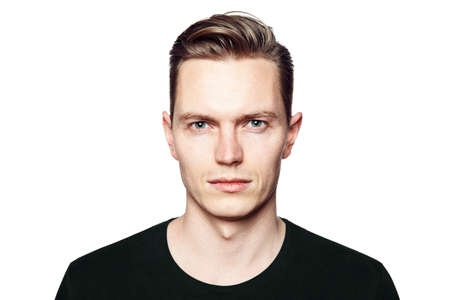
#> input picture test-color.jpg, 450 x 300 px, given in place of the camera
$ python 2.readWebCam.py
#> lines starting #> are read from the running program, lines starting #| are printed output that depends on the picture
#> in main, frame is the input picture: shape (300, 450, 3); mean B, G, R 205.8, 209, 215
### 2.readWebCam/Converter.py

import cv2 as cv

class Converter(object):
    def __init__(self):
        self._shade = 0.1
        self._sigmaS = 60
        self._sigmaR = 0.07
        self._blurKer = 5
        self._sigmaXY = 0

    @property
    def shade(self):
        return self._shade

    @property
    def sigmaS(self):
        return self._sigmaS

    @property
    def sigmaR(self):
        return self._sigmaR

    @property
    def blurKer(self):
        return self._blurKer

    @property
    def sigmaXY(self):
        return self._sigmaXY

    @shade.setter
    def shade(self,value):
        self._shade = value

    @sigmaS.setter
    def sigmaS(self,value):
        self._sigmaS = value

    @sigmaR.setter
    def sigmaR(self,value):
        self._sigmaR = value

    @blurKer.setter
    def blurKer(self,value):
        self._blurKer = value

    @sigmaXY.setter
    def sigmaXY(self,value):
        self._sigmaXY = value


    def convert(self,frame):
            temp = cv.GaussianBlur(frame, (self._blurKer,self._blurKer), self._sigmaXY)
            sk_gray, sk_color = cv.pencilSketch(temp, sigma_s=self._sigmaS, sigma_r=self._sigmaR, shade_factor=self._shade) # pencil effect
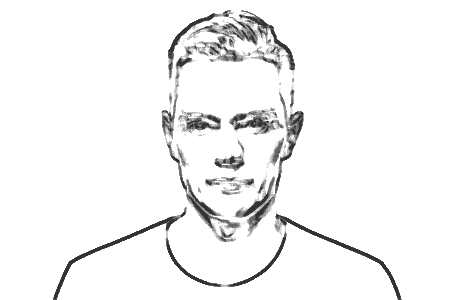
#> sk_gray: shape (300, 450); min 51, max 255, mean 244
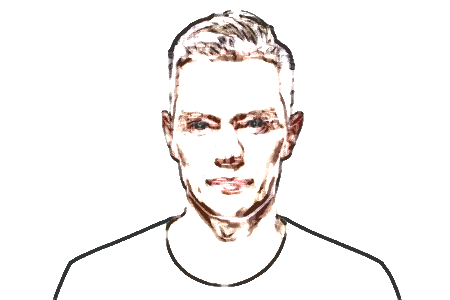
#> sk_color: shape (300, 450, 3); mean B, G, R 242.2, 243.2, 245.8
            result = cv.bitwise_not(sk_gray) # invert the color
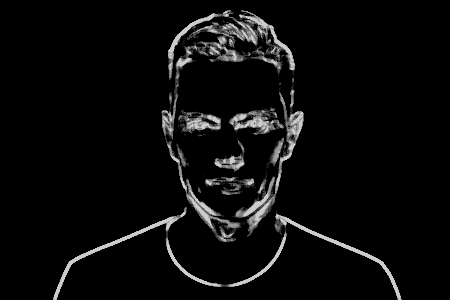
#> result: shape (300, 450); min 0, max 204, mean 11
            return result

### 2.readWebCam/Sliders.py
import cv2 as cv
import Converter as Con

class Sliders:

    def __init__(self, winName):
        self.ImgFilter = Con.Converter()
        cv.createTrackbar("Sigma S", winName, 60, 100, self.changeSigma_S)
        #cv.createTrackbar("Shade", winName, 0.1, 100, self.changeSigma_S)
        #cv.createTrackbar("Sigma R", winName, 60, 100, self.changeSigma_S)
        cv.createTrackbar("Sigma X/Y", winName, 0, 5, self.changeSigma_XY)
        cv.createTrackbar("Kernel Size", winName, 5, 50, self.changeKernalSize)

    def changeSigma_S(self,val):
        self.ImgFilter.sigmaS = val

    def changeSigma_XY(self,val):
        self.ImgFilter.sigmaXY = val

    def changeKernalSize(self,val):
        size = val if val % 2 == 1 else val + 1
        self.ImgFilter.blurKer = size

    def showFrame(self,frame):
        return self.ImgFilter.convert(frame)

### 2.readWebCam/2.readWebCam.py
import Converter as Con
import Sliders
import cv2 as cv


def main():
    webCam = cv.VideoCapture(0)

    if not webCam.isOpened():
        print('Error in reading Webcam')
    else:
        fps = webCam.get(cv.CAP_PROP_FPS)
        print(f'The web cam framerate is: {fps}')
        frameCount = webCam.get(cv.CAP_PROP_FRAME_COUNT)
        print(f'Fame Count is: {frameCount}')


    frameName = "Pencil Invert"
    cv.namedWindow(frameName)
    Imgfilter = Con.Converter()
    trackBar = Sliders.Sliders(frameName)
    while webCam.isOpened():
        available, frame = webCam.read()
        if available:
            #cv.imshow('frame', frame)
            #result = Imgfilter.convert(frame)
            result = trackBar.showFrame(frame)
            cv.imshow(frameName, result)

            quitKey = cv.pollKey()
#> (key q is pressed here)
            if quitKey == ord('q'):  # break when pressed 'q'
                break
            elif quitKey == ord('s'):
                cv.imwrite('screenShot.jpg',result)
                break
        else:
                break


if __name__ == "__main__":
    main()
